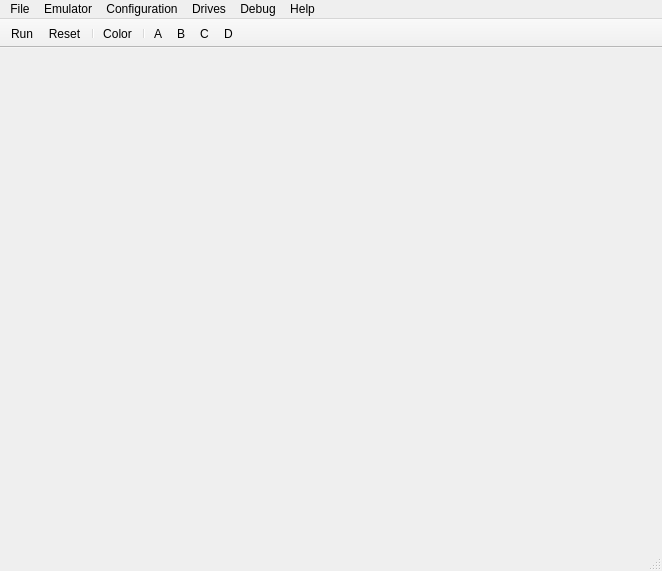
<?xml version="1.0" encoding="UTF-8"?>
<ui version="4.0">
 <class>MainWindow</class>
 <widget class="QMainWindow" name="MainWindow">
  <property name="geometry">
   <rect>
    <x>0</x>
    <y>0</y>
    <width>662</width>
    <height>571</height>
   </rect>
  </property>
  <property name="windowTitle">
   <string>MainWindow</string>
  </property>
  <widget class="QWidget" name="centralWidget"/>
  <widget class="QMenuBar" name="menuBar">
   <property name="geometry">
    <rect>
     <x>0</x>
     <y>0</y>
     <width>662</width>
     <height>21</height>
    </rect>
   </property>
   <widget class="QMenu" name="menuFile">
    <property name="title">
     <string>File</string>
    </property>
    <addaction name="actionFileLoadBin"/>
    <addaction name="separator"/>
    <addaction name="actionFileScreenshot"/>
    <addaction name="separator"/>
    <addaction name="actionScriptRun"/>
    <addaction name="separator"/>
    <addaction name="actionFileExit"/>
   </widget>
   <widget class="QMenu" name="menuEmulator">
    <property name="title">
     <string>Emulator</string>
    </property>
    <addaction name="actionEmulatorRun"/>
    <addaction name="actionEmulatorReset"/>
    <addaction name="separator"/>
    <addaction name="actionEmulatorScreen0"/>
    <addaction name="actionEmulatorScreen1"/>
    <addaction name="actionEmulatorScreen2"/>
    <addaction name="actionEmulatorScreen3"/>
   </widget>
   <widget class="QMenu" name="menuDrives">
    <property name="enabled">
     <bool>true</bool>
    </property>
    <property name="title">
     <string>Drives</string>
    </property>
    <addaction name="actionDrivesFloppy0"/>
    <addaction name="actionDrivesFloppy1"/>
    <addaction name="actionDrivesFloppy2"/>
    <addaction name="actionDrivesFloppy3"/>
   </widget>
   <widget class="QMenu" name="menuHelp">
    <property name="title">
     <string>Help</string>
    </property>
    <addaction name="actionHelpAbout"/>
    <addaction name="actionHelpAboutQt"/>
   </widget>
   <widget class="QMenu" name="menuConfiguration">
    <property name="title">
     <string>Configuration</string>
    </property>
    <addaction name="actionConfBK10Basic"/>
    <addaction name="actionConfBK10Focal"/>
    <addaction name="actionConfBK10Fdd"/>
    <addaction name="actionConfBK11"/>
    <addaction name="actionConfBK11Fdd"/>
   </widget>
   <widget class="QMenu" name="menuDebug">
    <property name="title">
     <string>Debug</string>
    </property>
    <addaction name="actionDebugConsoleView"/>
    <addaction name="separator"/>
    <addaction name="actionDebugDebugView"/>
    <addaction name="actionDebugDisasmView"/>
    <addaction name="actionDebugMemoryView"/>
    <addaction name="actionDebugTeletypeView"/>
    <addaction name="separator"/>
    <addaction name="actionDebugStepInto"/>
    <addaction name="actionDebugStepOver"/>
   </widget>
   <addaction name="menuFile"/>
   <addaction name="menuEmulator"/>
   <addaction name="menuConfiguration"/>
   <addaction name="menuDrives"/>
   <addaction name="menuDebug"/>
   <addaction name="menuHelp"/>
  </widget>
  <widget class="QToolBar" name="mainToolBar">
   <property name="movable">
    <bool>false</bool>
   </property>
   <property name="allowedAreas">
    <set>Qt::TopToolBarArea</set>
   </property>
   <property name="iconSize">
    <size>
     <width>16</width>
     <height>16</height>
    </size>
   </property>
   <property name="toolButtonStyle">
    <enum>Qt::ToolButtonTextBesideIcon</enum>
   </property>
   <property name="floatable">
    <bool>false</bool>
   </property>
   <attribute name="toolBarArea">
    <enum>TopToolBarArea</enum>
   </attribute>
   <attribute name="toolBarBreak">
    <bool>false</bool>
   </attribute>
   <addaction name="actionEmulatorRun"/>
   <addaction name="actionEmulatorReset"/>
   <addaction name="separator"/>
   <addaction name="actionEmulatorColorScreen"/>
   <addaction name="separator"/>
   <addaction name="actionDrivesFloppy0"/>
   <addaction name="actionDrivesFloppy1"/>
   <addaction name="actionDrivesFloppy2"/>
   <addaction name="actionDrivesFloppy3"/>
  </widget>
  <widget class="QStatusBar" name="statusBar"/>
  <action name="actionFileExit">
   <property name="text">
    <string>Exit</string>
   </property>
  </action>
  <action name="actionEmulatorRun">
   <property name="checkable">
    <bool>true</bool>
   </property>
   <property name="icon">
    <iconset resource="QtBkBtl.qrc">
     <normaloff>:/images/iconRun.png</normaloff>:/images/iconRun.png</iconset>
   </property>
   <property name="text">
    <string>Run</string>
   </property>
   <property name="shortcut">
    <string>F9</string>
   </property>
  </action>
  <action name="actionEmulatorReset">
   <property name="icon">
    <iconset resource="QtBkBtl.qrc">
     <normaloff>:/images/iconReset.png</normaloff>:/images/iconReset.png</iconset>
   </property>
   <property name="text">
    <string>Reset</string>
   </property>
  </action>
  <action name="actionHelpAboutQt">
   <property name="text">
    <string>About Qt</string>
   </property>
  </action>
  <action name="actionDrivesFloppy0">
   <property name="checkable">
    <bool>false</bool>
   </property>
   <property name="icon">
    <iconset resource="QtBkBtl.qrc">
     <normaloff>:/images/iconFloppySlot.png</normaloff>
     <normalon>:/images/iconFloppy.png</normalon>:/images/iconFloppySlot.png</iconset>
   </property>
   <property name="text">
    <string>Floppy A:</string>
   </property>
   <property name="iconText">
    <string>A</string>
   </property>
  </action>
  <action name="actionDrivesFloppy1">
   <property name="checkable">
    <bool>false</bool>
   </property>
   <property name="icon">
    <iconset resource="QtBkBtl.qrc">
     <normaloff>:/images/iconFloppySlot.png</normaloff>
     <normalon>:/images/iconFloppy.png</normalon>:/images/iconFloppySlot.png</iconset>
   </property>
   <property name="text">
    <string>Floppy B:</string>
   </property>
   <property name="iconText">
    <string>B</string>
   </property>
  </action>
  <action name="actionDrivesFloppy2">
   <property name="checkable">
    <bool>false</bool>
   </property>
   <property name="icon">
    <iconset resource="QtBkBtl.qrc">
     <normaloff>:/images/iconFloppySlot.png</normaloff>
     <normalon>:/images/iconFloppy.png</normalon>:/images/iconFloppySlot.png</iconset>
   </property>
   <property name="text">
    <string>Floppy C:</string>
   </property>
   <property name="iconText">
    <string>C</string>
   </property>
  </action>
  <action name="actionDrivesFloppy3">
   <property name="checkable">
    <bool>false</bool>
   </property>
   <property name="icon">
    <iconset resource="QtBkBtl.qrc">
     <normaloff>:/images/iconFloppySlot.png</normaloff>
     <normalon>:/images/iconFloppy.png</normalon>:/images/iconFloppySlot.png</iconset>
   </property>
   <property name="text">
    <string>Floppy D:</string>
   </property>
   <property name="iconText">
    <string>D</string>
   </property>
  </action>
  <action name="actionFileScreenshot">
   <property name="text">
    <string>Screenshot</string>
   </property>
  </action>
  <action name="actionConfBK10Basic">
   <property name="checkable">
    <bool>true</bool>
   </property>
   <property name="text">
    <string>BK 0010.01 BASIC</string>
   </property>
  </action>
  <action name="actionConfBK10Focal">
   <property name="checkable">
    <bool>true</bool>
   </property>
   <property name="text">
    <string>BK 0010.01 FOCAL</string>
   </property>
  </action>
  <action name="actionConfBK10Fdd">
   <property name="checkable">
    <bool>true</bool>
   </property>
   <property name="text">
    <string>BK 0010.01 FDD</string>
   </property>
  </action>
  <action name="actionConfBK11">
   <property name="checkable">
    <bool>true</bool>
   </property>
   <property name="text">
    <string>BK 0011M</string>
   </property>
  </action>
  <action name="actionConfBK11Fdd">
   <property name="checkable">
    <bool>true</bool>
   </property>
   <property name="text">
    <string>BK 0011M FDD</string>
   </property>
  </action>
  <action name="actionEmulatorScreen0">
   <property name="checkable">
    <bool>true</bool>
   </property>
   <property name="text">
    <string>512 x 256 BW</string>
   </property>
   <property name="iconText">
    <string>Color</string>
   </property>
  </action>
  <action name="actionFileLoadBin">
   <property name="text">
    <string>Load BIN</string>
   </property>
  </action>
  <action name="actionDebugDebugView">
   <property name="checkable">
    <bool>true</bool>
   </property>
   <property name="text">
    <string>Processor View</string>
   </property>
  </action>
  <action name="actionDebugDisasmView">
   <property name="checkable">
    <bool>true</bool>
   </property>
   <property name="text">
    <string>Disasm View</string>
   </property>
  </action>
  <action name="actionDebugMemoryView">
   <property name="checkable">
    <bool>true</bool>
   </property>
   <property name="text">
    <string>Memory View</string>
   </property>
  </action>
  <action name="actionDebugConsoleView">
   <property name="checkable">
    <bool>true</bool>
   </property>
   <property name="text">
    <string>Debug Views</string>
   </property>
  </action>
  <action name="actionDebugStepInto">
   <property name="text">
    <string>Step Into</string>
   </property>
   <property name="shortcut">
    <string>F11</string>
   </property>
  </action>
  <action name="actionDebugStepOver">
   <property name="text">
    <string>Step Over</string>
   </property>
   <property name="shortcut">
    <string>F10</string>
   </property>
  </action>
  <action name="actionDebugTeletypeView">
   <property name="checkable">
    <bool>true</bool>
   </property>
   <property name="text">
    <string>Teletype View</string>
   </property>
  </action>
  <action name="actionHelpAbout">
   <property name="text">
    <string>About</string>
   </property>
  </action>
  <action name="actionScriptRun">
   <property name="text">
    <string>Run Script...</string>
   </property>
  </action>
  <action name="actionEmulatorScreen1">
   <property name="checkable">
    <bool>true</bool>
   </property>
   <property name="text">
    <string>512 x 256 Color</string>
   </property>
  </action>
  <action name="actionEmulatorScreen2">
   <property name="checkable">
    <bool>true</bool>
   </property>
   <property name="text">
    <string>512 x 384 BW</string>
   </property>
  </action>
  <action name="actionEmulatorScreen3">
   <property name="checkable">
    <bool>true</bool>
   </property>
   <property name="text">
    <string>512 x 384 Color</string>
   </property>
  </action>
  <action name="actionEmulatorColorScreen">
   <property name="checkable">
    <bool>false</bool>
   </property>
   <property name="text">
    <string>Color</string>
   </property>
   <property name="toolTip">
    <string>Color / BW</string>
   </property>
  </action>
 </widget>
 <layoutdefault spacing="6" margin="11"/>
 <resources>
  <include location="QtBkBtl.qrc"/>
 </resources>
 <connections/>
</ui>
